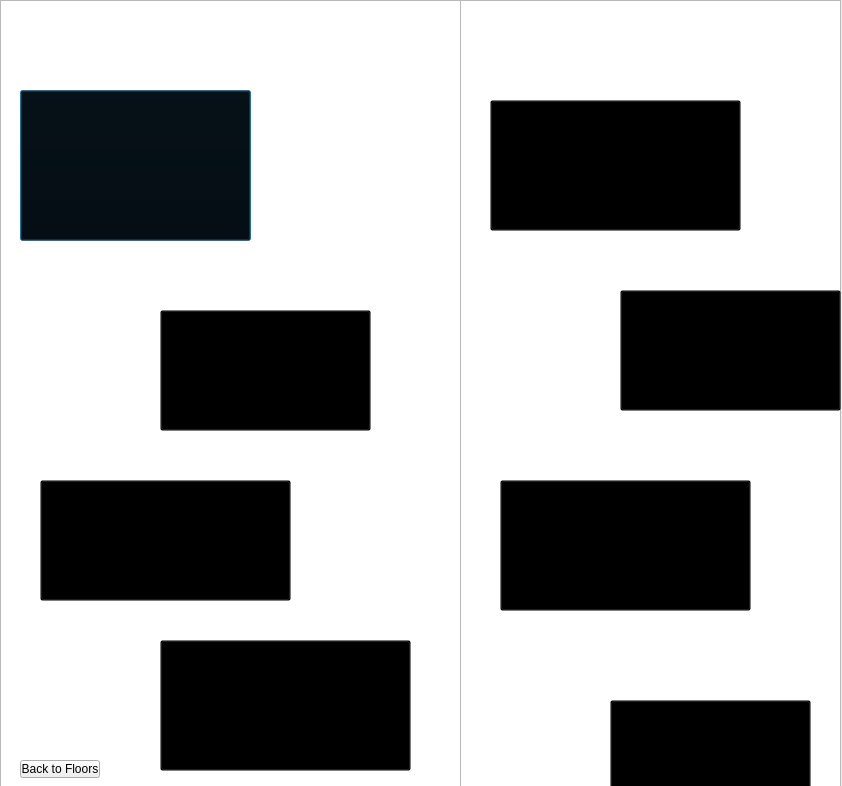
<?xml version="1.0" encoding="UTF-8"?>
<ui version="4.0">
 <class>Fiterman9F</class>
 <widget class="QDialog" name="Fiterman9F">
  <property name="geometry">
   <rect>
    <x>0</x>
    <y>0</y>
    <width>842</width>
    <height>786</height>
   </rect>
  </property>
  <property name="windowTitle">
   <string>Dialog</string>
  </property>
  <widget class="QGraphicsView" name="graphicsViewDept2">
   <property name="geometry">
    <rect>
     <x>460</x>
     <y>0</y>
     <width>381</width>
     <height>821</height>
    </rect>
   </property>
   <property name="styleSheet">
    <string notr="true">background-image: url(:/pics/csDep2.png);</string>
   </property>
  </widget>
  <widget class="QGraphicsView" name="graphicsViewDept1">
   <property name="geometry">
    <rect>
     <x>0</x>
     <y>0</y>
     <width>461</width>
     <height>1000</height>
    </rect>
   </property>
   <property name="maximumSize">
    <size>
     <width>890</width>
     <height>1000</height>
    </size>
   </property>
   <property name="styleSheet">
    <string notr="true">background-image: url(:/pics/csDep1.png);</string>
   </property>
  </widget>
  <widget class="QPushButton" name="pushButtonWei">
   <property name="geometry">
    <rect>
     <x>20</x>
     <y>90</y>
     <width>231</width>
     <height>151</height>
    </rect>
   </property>
   <property name="styleSheet">
    <string notr="true">background-color:transparent;</string>
   </property>
   <property name="text">
    <string/>
   </property>
  </widget>
  <widget class="QPushButton" name="pushButtonAzhar">
   <property name="geometry">
    <rect>
     <x>160</x>
     <y>310</y>
     <width>211</width>
     <height>121</height>
    </rect>
   </property>
   <property name="styleSheet">
    <string notr="true">background-color:transparent;</string>
   </property>
   <property name="text">
    <string/>
   </property>
  </widget>
  <widget class="QPushButton" name="pushButtonChen">
   <property name="geometry">
    <rect>
     <x>40</x>
     <y>480</y>
     <width>251</width>
     <height>121</height>
    </rect>
   </property>
   <property name="styleSheet">
    <string notr="true">background-color:transparent;</string>
   </property>
   <property name="text">
    <string/>
   </property>
  </widget>
  <widget class="QPushButton" name="pushButtonErrera">
   <property name="geometry">
    <rect>
     <x>160</x>
     <y>640</y>
     <width>251</width>
     <height>131</height>
    </rect>
   </property>
   <property name="styleSheet">
    <string notr="true">background-color:transparent;</string>
   </property>
   <property name="text">
    <string/>
   </property>
  </widget>
  <widget class="QPushButton" name="pushButtonKok">
   <property name="geometry">
    <rect>
     <x>490</x>
     <y>100</y>
     <width>251</width>
     <height>131</height>
    </rect>
   </property>
   <property name="styleSheet">
    <string notr="true">background-color:transparent;</string>
   </property>
   <property name="text">
    <string/>
   </property>
  </widget>
  <widget class="QPushButton" name="pushButtonLeung">
   <property name="geometry">
    <rect>
     <x>620</x>
     <y>290</y>
     <width>221</width>
     <height>121</height>
    </rect>
   </property>
   <property name="styleSheet">
    <string notr="true">background-color:transparent;</string>
   </property>
   <property name="text">
    <string/>
   </property>
  </widget>
  <widget class="QPushButton" name="pushButtonTang">
   <property name="geometry">
    <rect>
     <x>500</x>
     <y>480</y>
     <width>251</width>
     <height>131</height>
    </rect>
   </property>
   <property name="styleSheet">
    <string notr="true">background-color:transparent;</string>
   </property>
   <property name="text">
    <string/>
   </property>
  </widget>
  <widget class="QPushButton" name="pushButtonSongWei">
   <property name="geometry">
    <rect>
     <x>610</x>
     <y>700</y>
     <width>201</width>
     <height>91</height>
    </rect>
   </property>
   <property name="styleSheet">
    <string notr="true">background-color:transparent;</string>
   </property>
   <property name="text">
    <string/>
   </property>
  </widget>
  <widget class="QPushButton" name="pushButton">
   <property name="geometry">
    <rect>
     <x>20</x>
     <y>760</y>
     <width>80</width>
     <height>18</height>
    </rect>
   </property>
   <property name="text">
    <string>Back to Floors</string>
   </property>
  </widget>
 </widget>
 <resources/>
 <connections/>
</ui>
